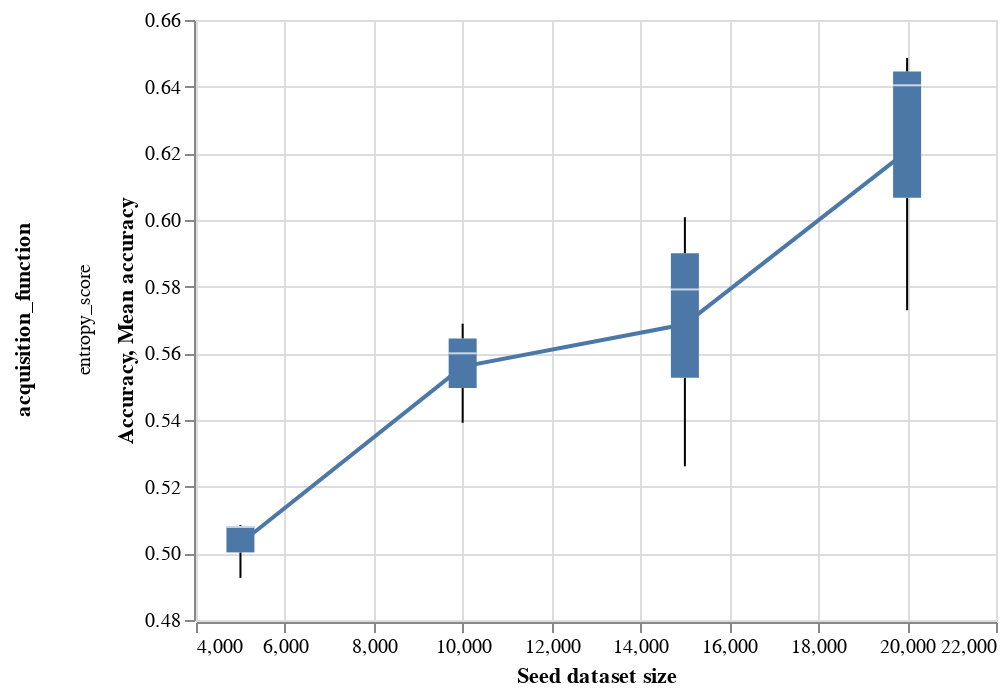

Source (notebook cell):
### Code cell
base = alt.Chart(results_ent).encode(
    x=alt.X("seed_size:Q", scale=exclude_zero_point, title="Seed dataset size"),
    
)
plot_against_base(base)

### Figure 1 — Vega-Lite specification as saved in the notebook (floating-point values rounded to 4 significant figures)
{"config": {"view": {"continuousWidth": 400, "continuousHeight": 300}}, "data": {"name": "data-4ac187d90a01bfb9a0cda64d985b84e9"}, "facet": {"row": {"type": "nominal", "field": "acquisition_function"}}, "spec": {"layer": [{"mark": "boxplot", "encoding": {"x": {"type": "quantitative", "field": "seed_size", "scale": {"zero": false}, "title": "Seed dataset size"}, "y": {"type": "quantitative", "field": "final_accuracy", "scale": {"zero": false}, "title": "Accuracy"}}}, {"mark": "line", "encoding": {"x": {"type": "quantitative", "field": "seed_size", "scale": {"zero": false}, "title": "Seed dataset size"}, "y": {"type": "quantitative", "aggregate": "mean", "field": "final_accuracy", "scale": {"zero": false}, "title": "Mean accuracy"}}}]}, "$schema": "https://vega.github.io/schema/vega-lite/v4.8.1.json", "datasets": {"data-4ac187d90a01bfb9a0cda64d985b84e9": [{"acquisition_function": "entropy_score", "seed_size": 10000, "active_batch_size": 10, "accuracy": [0.4892, 0.5101, 0.4969, 0.5074, 0.5347, 0.5411, 0.5575, 0.56], "final_accuracy": 0.56}, {"acquisition_function": "entropy_score", "seed_size": 10000, "active_batch_size": 25, "accuracy": [0.5067, 0.4944, 0.5072, 0.4956, 0.5136, 0.5463, 0.5107, 0.5392], "final_accuracy": 0.5392}, {"acquisition_function": "entropy_score", "seed_size": 10000, "active_batch_size": 50, "accuracy": [0.5051, 0.5135, 0.5128, 0.5088, 0.5528, 0.5569, 0.5583, 0.5689], "final_accuracy": 0.5689}, {"acquisition_function": "entropy_score", "seed_size": 15000, "active_batch_size": 10, "accuracy": [0.5108, 0.5104, 0.5031, 0.5358, 0.5203, 0.5587, 0.5567, 0.5792], "final_accuracy": 0.5792}, {"acquisition_function": "entropy_score", "seed_size": 15000, "active_batch_size": 25, "accuracy": [0.4942, 0.4949, 0.5065, 0.5121, 0.5096, 0.5099, 0.5553, 0.5261], "final_accuracy": 0.5261}, {"acquisition_function": "entropy_score", "seed_size": 15000, "active_batch_size": 50, "accuracy": [0.509, 0.4992, 0.5092, 0.5499, 0.5558, 0.5751, 0.5779, 0.6008], "final_accuracy": 0.6008}, {"acquisition_function": "entropy_score", "seed_size": 20000, "active_batch_size": 10, "accuracy": [0.4913, 0.505, 0.5215, 0.5369, 0.5378, 0.5326, 0.5796, 0.5729], "final_accuracy": 0.5729}, {"acquisition_function": "entropy_score", "seed_size": 20000, "active_batch_size": 25, "accuracy": [0.4976, 0.5126, 0.5325, 0.5335, 0.5894, 0.6079, 0.6338, 0.6404], "final_accuracy": 0.6404}, {"acquisition_function": "entropy_score", "seed_size": 20000, "active_batch_size": 50, "accuracy": [0.5071, 0.5146, 0.5576, 0.5572, 0.5969, 0.5999, 0.6429, 0.6486], "final_accuracy": 0.6486}, {"acquisition_function": "entropy_score", "seed_size": 5000, "active_batch_size": 10, "accuracy": [0.4947, 0.5046, 0.4993, 0.4956, 0.5031, 0.4968, 0.4976, 0.5085], "final_accuracy": 0.5085}, {"acquisition_function": "entropy_score", "seed_size": 5000, "active_batch_size": 25, "accuracy": [0.4951, 0.4981, 0.4951, 0.4981, 0.5015, 0.4972, 0.5035, 0.5079], "final_accuracy": 0.5079}, {"acquisition_function": "entropy_score", "seed_size": 5000, "active_batch_size": 50, "accuracy": [0.4951, 0.5003, 0.4974, 0.4946, 0.5011, 0.5044, 0.4938, 0.4926], "final_accuracy": 0.4926}]}}
